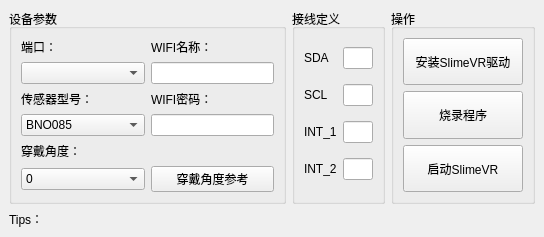
<?xml version="1.0" encoding="UTF-8"?>
<ui version="4.0">
 <class>MainWindow</class>
 <widget class="QMainWindow" name="MainWindow">
  <property name="geometry">
   <rect>
    <x>0</x>
    <y>0</y>
    <width>544</width>
    <height>197</height>
   </rect>
  </property>
  <property name="windowTitle">
   <string>SlimeVR烧录工具 v0.0.0 By:如梦</string>
  </property>
  <widget class="QWidget" name="centralwidget">
   <layout class="QGridLayout" name="gridLayout_2">
    <item row="0" column="0">
     <widget class="QGroupBox" name="groupBox">
      <property name="sizePolicy">
       <sizepolicy hsizetype="Preferred" vsizetype="Maximum">
        <horstretch>0</horstretch>
        <verstretch>0</verstretch>
       </sizepolicy>
      </property>
      <property name="minimumSize">
       <size>
        <width>0</width>
        <height>0</height>
       </size>
      </property>
      <property name="title">
       <string>设备参数</string>
      </property>
      <layout class="QGridLayout" name="gridLayout">
       <item row="6" column="0">
        <widget class="QComboBox" name="cbRotation">
         <item>
          <property name="text">
           <string>0</string>
          </property>
         </item>
         <item>
          <property name="text">
           <string>PI / 2</string>
          </property>
         </item>
         <item>
          <property name="text">
           <string>PI</string>
          </property>
         </item>
         <item>
          <property name="text">
           <string>-PI / 2</string>
          </property>
         </item>
        </widget>
       </item>
       <item row="5" column="0">
        <widget class="QLabel" name="label_3">
         <property name="sizePolicy">
          <sizepolicy hsizetype="Preferred" vsizetype="Maximum">
           <horstretch>0</horstretch>
           <verstretch>0</verstretch>
          </sizepolicy>
         </property>
         <property name="text">
          <string>穿戴角度：</string>
         </property>
        </widget>
       </item>
       <item row="4" column="0">
        <widget class="QComboBox" name="cbModel">
         <item>
          <property name="text">
           <string>BNO085</string>
          </property>
         </item>
         <item>
          <property name="text">
           <string>BNO080</string>
          </property>
         </item>
         <item>
          <property name="text">
           <string>BNO055</string>
          </property>
         </item>
         <item>
          <property name="text">
           <string>MPU9250</string>
          </property>
         </item>
         <item>
          <property name="text">
           <string>MPU6050</string>
          </property>
         </item>
         <item>
          <property name="text">
           <string>MPU6500</string>
          </property>
         </item>
        </widget>
       </item>
       <item row="2" column="0">
        <widget class="QComboBox" name="cbCOM"/>
       </item>
       <item row="3" column="0">
        <widget class="QLabel" name="label_2">
         <property name="sizePolicy">
          <sizepolicy hsizetype="Preferred" vsizetype="Maximum">
           <horstretch>0</horstretch>
           <verstretch>0</verstretch>
          </sizepolicy>
         </property>
         <property name="text">
          <string>传感器型号：</string>
         </property>
        </widget>
       </item>
       <item row="1" column="0">
        <widget class="QLabel" name="label">
         <property name="sizePolicy">
          <sizepolicy hsizetype="Preferred" vsizetype="Maximum">
           <horstretch>0</horstretch>
           <verstretch>0</verstretch>
          </sizepolicy>
         </property>
         <property name="text">
          <string>端口：</string>
         </property>
        </widget>
       </item>
       <item row="1" column="1">
        <widget class="QLabel" name="label_4">
         <property name="sizePolicy">
          <sizepolicy hsizetype="Preferred" vsizetype="Maximum">
           <horstretch>0</horstretch>
           <verstretch>0</verstretch>
          </sizepolicy>
         </property>
         <property name="text">
          <string>WIFI名称：</string>
         </property>
        </widget>
       </item>
       <item row="2" column="1">
        <widget class="QLineEdit" name="txtSSID">
         <property name="sizePolicy">
          <sizepolicy hsizetype="Preferred" vsizetype="Fixed">
           <horstretch>0</horstretch>
           <verstretch>0</verstretch>
          </sizepolicy>
         </property>
        </widget>
       </item>
       <item row="3" column="1">
        <widget class="QLabel" name="label_5">
         <property name="sizePolicy">
          <sizepolicy hsizetype="Preferred" vsizetype="Maximum">
           <horstretch>0</horstretch>
           <verstretch>0</verstretch>
          </sizepolicy>
         </property>
         <property name="text">
          <string>WIFI密码：</string>
         </property>
        </widget>
       </item>
       <item row="4" column="1">
        <widget class="QLineEdit" name="txtPWD">
         <property name="sizePolicy">
          <sizepolicy hsizetype="Preferred" vsizetype="Fixed">
           <horstretch>0</horstretch>
           <verstretch>0</verstretch>
          </sizepolicy>
         </property>
        </widget>
       </item>
       <item row="6" column="1">
        <widget class="QPushButton" name="btnViewRotation">
         <property name="sizePolicy">
          <sizepolicy hsizetype="Ignored" vsizetype="Minimum">
           <horstretch>0</horstretch>
           <verstretch>0</verstretch>
          </sizepolicy>
         </property>
         <property name="text">
          <string>穿戴角度参考</string>
         </property>
        </widget>
       </item>
      </layout>
     </widget>
    </item>
    <item row="0" column="2">
     <widget class="QGroupBox" name="groupBox_2">
      <property name="sizePolicy">
       <sizepolicy hsizetype="Maximum" vsizetype="Minimum">
        <horstretch>0</horstretch>
        <verstretch>0</verstretch>
       </sizepolicy>
      </property>
      <property name="title">
       <string>操作</string>
      </property>
      <layout class="QVBoxLayout" name="verticalLayout_2">
       <item>
        <widget class="QPushButton" name="btnInstallSlimeVR">
         <property name="sizePolicy">
          <sizepolicy hsizetype="Minimum" vsizetype="Minimum">
           <horstretch>0</horstretch>
           <verstretch>0</verstretch>
          </sizepolicy>
         </property>
         <property name="minimumSize">
          <size>
           <width>120</width>
           <height>0</height>
          </size>
         </property>
         <property name="text">
          <string>安装SlimeVR驱动</string>
         </property>
        </widget>
       </item>
       <item>
        <widget class="QPushButton" name="btnFix">
         <property name="sizePolicy">
          <sizepolicy hsizetype="Ignored" vsizetype="Minimum">
           <horstretch>0</horstretch>
           <verstretch>0</verstretch>
          </sizepolicy>
         </property>
         <property name="text">
          <string>烧录程序</string>
         </property>
        </widget>
       </item>
       <item>
        <widget class="QPushButton" name="btnStartSlimeVR">
         <property name="sizePolicy">
          <sizepolicy hsizetype="Minimum" vsizetype="Minimum">
           <horstretch>0</horstretch>
           <verstretch>0</verstretch>
          </sizepolicy>
         </property>
         <property name="text">
          <string>启动SlimeVR</string>
         </property>
        </widget>
       </item>
      </layout>
     </widget>
    </item>
    <item row="1" column="0" colspan="3">
     <widget class="QLabel" name="labTips">
      <property name="sizePolicy">
       <sizepolicy hsizetype="Preferred" vsizetype="Preferred">
        <horstretch>0</horstretch>
        <verstretch>0</verstretch>
       </sizepolicy>
      </property>
      <property name="text">
       <string>Tips：</string>
      </property>
     </widget>
    </item>
    <item row="0" column="1">
     <widget class="QGroupBox" name="groupBox_3">
      <property name="sizePolicy">
       <sizepolicy hsizetype="Maximum" vsizetype="Preferred">
        <horstretch>0</horstretch>
        <verstretch>0</verstretch>
       </sizepolicy>
      </property>
      <property name="title">
       <string>接线定义</string>
      </property>
      <layout class="QGridLayout" name="gridLayout_3">
       <item row="0" column="1">
        <widget class="QLineEdit" name="txtSDA">
         <property name="sizePolicy">
          <sizepolicy hsizetype="Maximum" vsizetype="Fixed">
           <horstretch>0</horstretch>
           <verstretch>0</verstretch>
          </sizepolicy>
         </property>
         <property name="maximumSize">
          <size>
           <width>30</width>
           <height>16777215</height>
          </size>
         </property>
         <property name="maxLength">
          <number>4</number>
         </property>
         <property name="alignment">
          <set>Qt::AlignCenter</set>
         </property>
        </widget>
       </item>
       <item row="2" column="0">
        <widget class="QLabel" name="label_8">
         <property name="text">
          <string>INT_1</string>
         </property>
        </widget>
       </item>
       <item row="1" column="0">
        <widget class="QLabel" name="label_7">
         <property name="text">
          <string>SCL</string>
         </property>
        </widget>
       </item>
       <item row="0" column="0">
        <widget class="QLabel" name="label_6">
         <property name="text">
          <string>SDA</string>
         </property>
        </widget>
       </item>
       <item row="1" column="1">
        <widget class="QLineEdit" name="txtSCL">
         <property name="sizePolicy">
          <sizepolicy hsizetype="Maximum" vsizetype="Fixed">
           <horstretch>0</horstretch>
           <verstretch>0</verstretch>
          </sizepolicy>
         </property>
         <property name="maximumSize">
          <size>
           <width>30</width>
           <height>16777215</height>
          </size>
         </property>
         <property name="maxLength">
          <number>4</number>
         </property>
         <property name="alignment">
          <set>Qt::AlignCenter</set>
         </property>
        </widget>
       </item>
       <item row="2" column="1">
        <widget class="QLineEdit" name="txtINT1">
         <property name="sizePolicy">
          <sizepolicy hsizetype="Maximum" vsizetype="Fixed">
           <horstretch>0</horstretch>
           <verstretch>0</verstretch>
          </sizepolicy>
         </property>
         <property name="maximumSize">
          <size>
           <width>30</width>
           <height>16777215</height>
          </size>
         </property>
         <property name="maxLength">
          <number>4</number>
         </property>
         <property name="alignment">
          <set>Qt::AlignCenter</set>
         </property>
        </widget>
       </item>
       <item row="3" column="0">
        <widget class="QLabel" name="label_9">
         <property name="text">
          <string>INT_2</string>
         </property>
        </widget>
       </item>
       <item row="3" column="1">
        <widget class="QLineEdit" name="txtINT2">
         <property name="sizePolicy">
          <sizepolicy hsizetype="Maximum" vsizetype="Fixed">
           <horstretch>0</horstretch>
           <verstretch>0</verstretch>
          </sizepolicy>
         </property>
         <property name="maximumSize">
          <size>
           <width>30</width>
           <height>16777215</height>
          </size>
         </property>
         <property name="maxLength">
          <number>4</number>
         </property>
         <property name="alignment">
          <set>Qt::AlignCenter</set>
         </property>
        </widget>
       </item>
      </layout>
     </widget>
    </item>
   </layout>
  </widget>
 </widget>
 <resources/>
 <connections/>
</ui>
